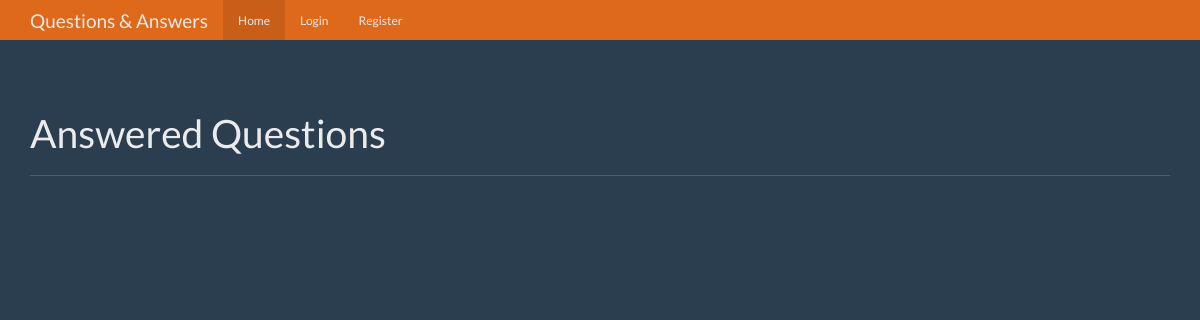
Before: / with the older database file.
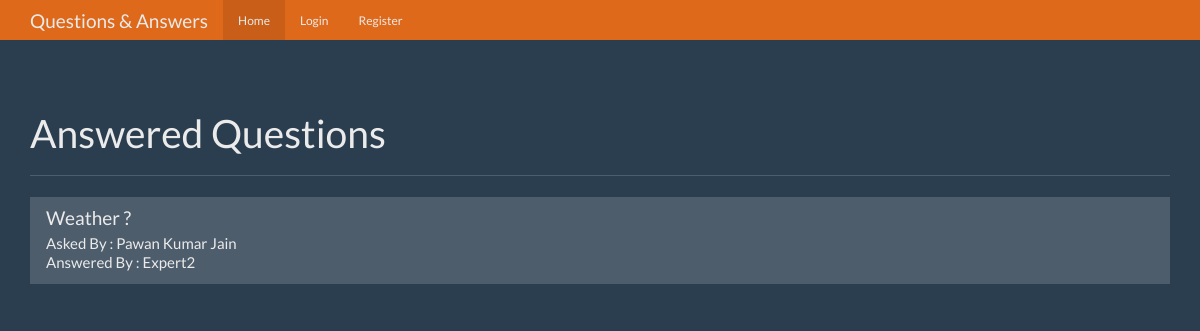
After: the same page with the newer database file.
### tables this page shows
CREATE TABLE questions (
    id integer primary key autoincrement,
    question_text text not null,
    answer_text text,
    asked_by_id integer not null,
    expert_id integer not null
);

CREATE TABLE users (
    id integer primary key autoincrement,
    name text not null,
    password text not null,
    expert boolean not null,
    admin boolean not null
);

### app.py (the view)
@app.route('/')
def index():
    user = get_current_user()
    db = get_db()
    ques_cur = db.execute('''select questions.id as question_id, questions.question_text,
                            askers.name as asker_name, experts.name as expert_name from questions
                            join users as askers on askers.id = questions.asked_by_id join users as experts
                            on experts.id = questions.expert_id where questions.answer_text is not null''')
    ques = ques_cur.fetchall()
    return render_template('home.html', user=user, ques=ques)

### app.py (called while the page is built)
def get_current_user():
    user_result = None
    if 'user' in session:
        user = session['user']
        db = get_db()
        user_cur = db.execute('select id, name, password, admin, expert from users where name = ?', [user])
        user_result = user_cur.fetchone()
    return user_result

### database.py (called while the page is built)
def connect_db():
    sql = sqlite3.connect('C:/Users/HP/PycharmProjects/qa-app/questions.db')  # You can put whole route there
    sql.row_factory = sqlite3.Row  # Returning an object that can also access columns by name
    return sql

def get_db():
    if not hasattr(g, 'sqlite.db'):
        g.sqlite_db = connect_db()
    return g.sqlite_db

### templates/home.html (shortened to what this page needs)
{% from "navbar.html" import navbar %}
<!DOCTYPE html>
<html lang="en">
  <head>
    <link href="{{ url_for('static', filename='css/bootstrap.min.css') }}" rel="stylesheet">
    <link href="{{ url_for('static', filename='css/theme.css') }}" rel="stylesheet">
  </head>
  <body>
  {{ navbar(user) }}
    <div class="container theme-showcase" role="main">
      <div class="page-header">
        <h1>Answered Questions</h1>
      </div>
      <div class="row">
        <div class="col-lg-12">
          <div class="list-group">
              {% for que in ques %}
                  <a href="{{ url_for('question',question_id = que['question_id']) }}" class="list-group-item">
              <h4 class="list-group-item-heading">{{ que['question_text'] }}</h4>
              <p class="list-group-item-text">Asked By : {{ que['asker_name'] }}</p>
              <p class="list-group-item-text">Answered By : {{ que['expert_name'] }}</p>
            </a>
              {% endfor %}
          </div>
        </div>
      </div>
    </div>
  </body>
</html>

Changed rows visible on the page:
now on this page (row edited): questions: question_text "Weather ?", asker_name "Pawan Kumar Jain", expert_name "Expert2"
